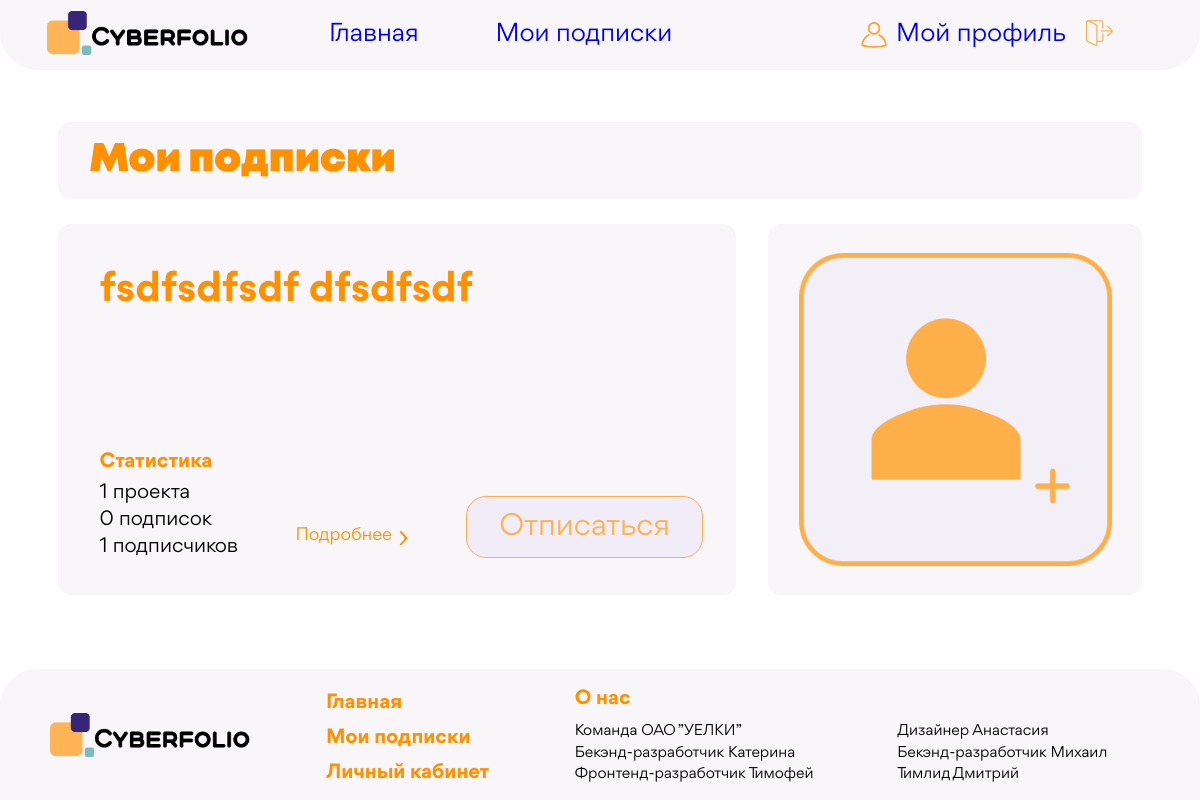
/my-subscriptions (signed in), run on the app's committed database.
### Accounts/models.py (models this page shows, shortened)
class User(AbstractUser):
    sur_sur_name = models.CharField(max_length=20, verbose_name="Фамилия",blank=True)
    slug = models.SlugField(verbose_name='Слаг', unique=True)
    descriptions = models.TextField(max_length=300, verbose_name='Описание',blank=True)
    email = models.EmailField(verbose_name='Почта',blank=True)
    spec = models.ForeignKey('Specs', db_index=True, on_delete=models.PROTECT, verbose_name="Специализация",blank=True, default=1)
    photo = models.ImageField(upload_to=user_directory_path, blank=True, verbose_name="Фото")
    time_create = models.DateTimeField(auto_now_add=True, verbose_name="Время создания")
    vk_url = models.URLField(max_length=128, blank=True, verbose_name='VK')
    hh_url = models.URLField(max_length=128,blank=True, verbose_name='HH')
    behance_url = models.URLField(max_length=128,blank=True,verbose_name='BH')
    def get_projects(self):
        return Project.objects.all().filter(users=self)
    def count_projects(self):
        return self.get_projects().count()
    def get_followers(self):
        return Follow.objects.all().filter(follow_from_id=self.id).values_list('follow_to', flat=True)
    def count_followers(self):
        return self.get_followers().count()
    def count_followings(self):
        return Follow.objects.all().filter(follow_to_id=self.id).count()
    def get_short_name(self):
        return '{0} {1}'.format(self.last_name, self.first_name)
    class Meta:
        verbose_name = 'Юзер'
        verbose_name_plural = 'Юзеры'
        ordering = ['id']

### Accounts/views.py (the view)
# urls.py: path('my-subscriptions', MySubscribtions.as_view(), name='subscriptions'),
class MySubscribtions(ListView):
    model = User
    template_name = 'my-subscriptions.html'
    context_object_name = 'users'
    def get_queryset(self):
        cur_user = self.request.user.id
        follow_to = Follow.objects.filter(follow_from=cur_user)
        pks = follow_to.values_list('follow_to', flat=True)
        print(pks)
        return User.objects.filter(pk__in = pks)
    def get_context_data(self, *, object_list=None, **kwargs):
        context = super().get_context_data(**kwargs)
        context["title"] = "Мои подписки"
        return context

### templates/my-subscriptions.html (shortened to what this page needs)
{% extends 'base.html' %}
{% load static %}
{% block css %}
    <link rel="stylesheet" href="{% static 'css/normalize.css' %}">
    <link rel="stylesheet" href="{% static 'css/general_styles.css' %}">
    <link rel="stylesheet" href="{% static 'css/my-subscriptions.css' %}">
    <link rel="stylesheet" href="{% static 'css/main_page.css' %}">
    <link href = "{% static 'fonts/stylesheet.css' %}" rel = "stylesheet" type = "text/css" />
{% endblock %}
{% block content %}
        <div class="my-subscriptions-container card-container">
            <h1 class="my-subscriptions-header">Мои подписки</h1>
        </div>
        {% for user in users %}
        <div class="user-card-container {% cycle '' 'another-user-card'%}">
            <div class="left-section card-container">
                <div class="user-header">{{ user.get_short_name }}</div>
                <div class="user-statistic-header">Статистика</div>
                <div class="statistic-container">
                    <ul class="statistic-list">
                        <li class="statistic-item">{{ user.count_projects }} проекта</li>
                        <li class="statistic-item">{{ user.count_followers }} подписок</li>
                        <li class="statistic-item">{{ user.count_followings }} подписчиков</li>
                    </ul>
                    <a href="{% url 'profile' slug=user.slug %}" class="project-link">
                        <h5 class="abour-project">Подробнее</h5>
                        <img class="abour-project-icon" src="{% static 'images/about-project-icon.svg' %}">
                    </a>
                    <div class="second-colum">
                        <form action="{% url 'unsubscribe' %}" method="post">
                            <button class="usual-button submit-button unsubscribe" type="submit">Отписаться</button>
                        </form>
                    </div>
                </div>
            </div>
            <div class="right-section card-container">
                {% if user.photo %}
                        <img src="{{user.photo.url}}" alt="" class="avatar">
                    {% else %}
                        <img src="{% static '/images/default_avatar.png' %}" alt="" class="avatar">
                    {% endif %}
            </div>
        </div>
        {% endfor %}
    {% endblock %}

### Accounts/static/css/general_styles.css (style rules this page uses)
body { background-image: url(../images/background.png); background-size: cover; background-repeat: no-repeat; display: flex; flex-direction: column; min-height: 100%; }
.usual-button { background-color: #feb250; padding: 1.14vw 2.70vw; border-radius: 1.66vw; color: #f8f6f8 !important; font-weight: 400; font-size: 2.5vw; line-height: 2.7vw; border: 0px; }
.unsubscribe { border: 0.1vw solid #FEAF4A !important; background-color: #F0EDF8; color: #feb250 !important; }
a { text-decoration: none; }
ul { list-style: none; margin: 0; padding: 0; }
img { max-width: 100%; }
html { font-family: "Gordita"; height: 100%; }
* { box-sizing: border-box; }
.statistic-item:not(:last-child) { margin-bottom: 0.41vw; }
.user-statistic-header { display: inline; font-weight: 700; font-size: 1.66667vw; line-height: 1.8229vw; color: #FF9000; margin-bottom: 0.78125vw; margin-top: 1.40vw; padding: 0px; }
.statistic-item { font-weight: 400; font-size: 1.66667vw; line-height: 1.8229vw; flex-wrap: nowrap; display: flex; margin-top: 0px; padding: 0px; }
.abour-project { font-weight: 400; font-size: 1.46vw; line-height: 1.5625vw; color: #FF9000; }
.project-link { padding: 1vw; }
.abour-project-icon { min-width: 0.7vw; max-width: 0.7vw; margin-left: 0.68125vw; }
.project-link { display: flex; flex-direction: row; align-items: center; margin-top: auto; }
.card-container { background-color: #F8F6F8; border-radius: 1.1vw; }
h1 { margin: 0; }

### Accounts/static/css/my-subscriptions.css (style rules this page uses)
.my-subscriptions-container { display: flex; background: #F8F6F8; border-radius: 1.09vw; width: 90.4%; margin: auto; margin-top: 4.32vw; margin-bottom: 2.08vw; flex-direction: column; padding: 1.1vw 2.65vw; }
.my-subscriptions-header { font-family: 'Mont'; font-style: normal; font-weight: 900; font-size: 3.333vw; line-height: 4.27vw; color: #FF9000; }

### Accounts/static/css/main_page.css (style rules this page uses)
.user-card-container { width: 90.4%; margin-left: auto; margin-right: auto; display: flex; justify-content: space-between; margin-bottom: 2.5vw; }
.left-section { padding: 3.75vw 2.7vw 3.1vw 3.49vw; width: 56.51vw; display: flex; flex-direction: column; }
.right-section { padding: 2.396vw 2.55vw 1.927vw 2.55vw; }
.statistic-container { display: flex; justify-content: space-between; align-items: flex-end; }
.avatar { min-width: 26.1vw; max-width: 26.1vw; }
.project-link { align-self: end; align-items: end !important; }
h5 { margin: 0px; }
.user-header { font-weight: 700; font-size: 3.333vw; line-height: 3.6vw; color: #FF9000; margin-bottom: 2vw; }

### data on the page
User: get_short_name "fsdfsdfsdf dfsdfsdf", count_projects "1", count_followers "0", count_followings "1"
